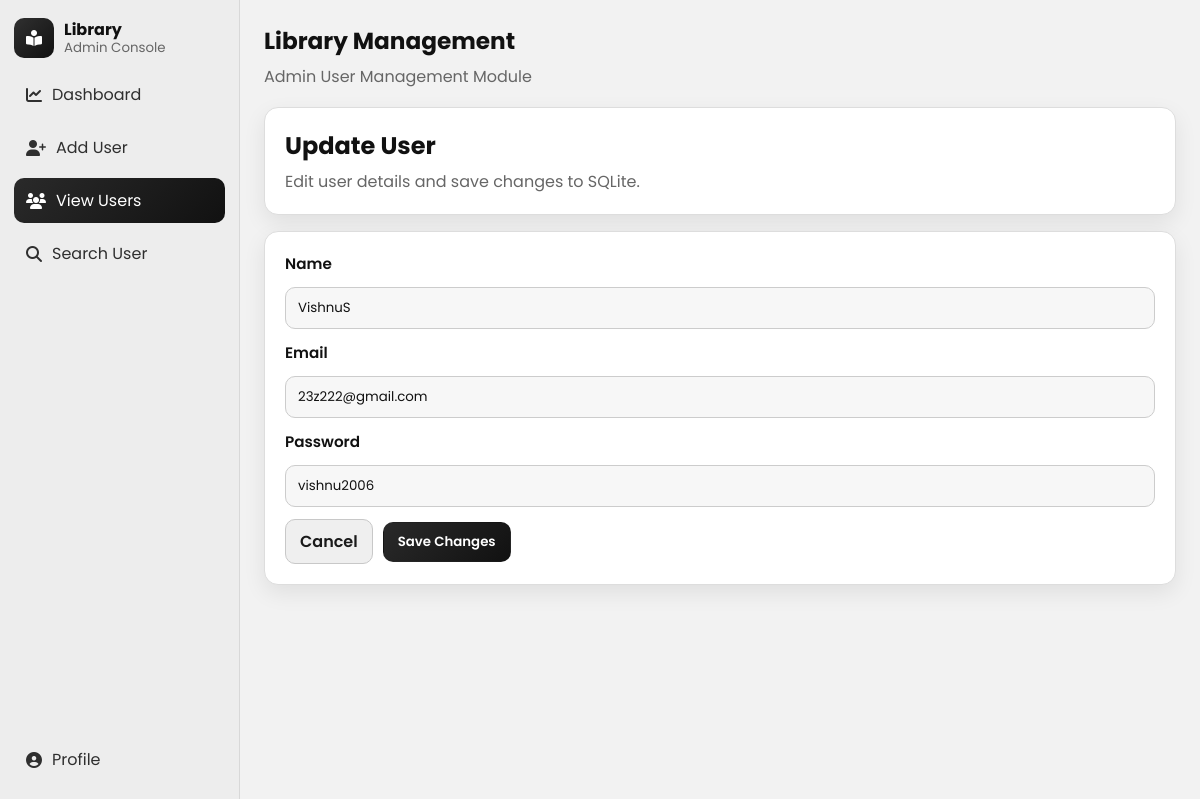
The app's page /users/13/edit with its own data.
### tables this page shows
CREATE TABLE users
                     (id INTEGER PRIMARY KEY AUTOINCREMENT,
                      name TEXT NOT NULL,
                      email TEXT NOT NULL,
                      phone TEXT, password TEXT NOT NULL DEFAULT '');

### app.py (the view, shortened to what this page needs)
@app.route("/users/<int:user_id>/edit", methods=["GET", "POST"])
def update_user(user_id):
    user = fetch_user(user_id)
    if not user:
        flash("User not found.", "warning")
        return redirect(url_for("view_users"))
    return render_template("update_user.html", user=user)

### app.py (called while the page is built)
def fetch_user(user_id):
    with get_connection() as conn:
        return conn.execute(
            "SELECT id, name, email, password FROM users WHERE id = ?",
            (user_id,),
        ).fetchone()

### database.py (called while the page is built)
def get_connection():
    conn = sqlite3.connect(DATABASE_PATH)
    conn.row_factory = sqlite3.Row
    return conn

### templates/update_user.html (shortened to what this page needs)
{% extends "base.html" %}
{% block content %}
<section class="page-heading">
    <h1>Update User</h1>
    <p>Edit user details and save changes to SQLite.</p>
</section>
<section class="form-card">
    <form method="post" class="user-form">
        <label for="name">Name</label>
        <input id="name" name="name" type="text" required value="{{ user.name }}">
        <label for="email">Email</label>
        <input id="email" name="email" type="email" required value="{{ user.email }}">
        <label for="password">Password</label>
        <input id="password" name="password" type="text" required value="{{ user.password }}">
        <div class="form-actions">
            <a class="btn btn-light" href="{{ url_for('view_users') }}">Cancel</a>
            <button class="btn btn-primary" type="submit">Save Changes</button>
        </div>
    </form>
</section>
{% endblock %}

### static/css/style.css (style rules this page uses)
:root { --bg: #f2f2f2; --surface: #ffffff; --surface-soft: #f7f7f7; --text: #111111; --muted: #666666; --line: #dddddd; --primary: #2a2a2a; --primary-dark: #1a1a1a; --danger: #2f2f2f; --danger-dark: #1f1f1f; --radius: 14px; --shadow: 0 8px 22px rgba(0, 0, 0, 0.08); }
* { box-sizing: border-box; }
body { margin: 0; font-family: "Poppins", sans-serif; color: var(--text); background: var(--bg); }
.hero, .page-heading, .form-card, .profile-card, .detail-card, .empty-state, .table-card { background: var(--surface); border: 1px solid var(--line); border-radius: var(--radius); box-shadow: var(--shadow); }
.hero, .page-heading, .form-card, .profile-card, .detail-card, .table-card { padding: 20px; }
.hero h1, .page-heading h1 { margin: 0 0 6px; font-size: clamp(1.2rem, 2vw, 1.7rem); }
.hero p, .page-heading p { margin: 0; color: var(--muted); }
.page-heading { margin-bottom: 16px; }
.toolbar-actions, .user-card-actions, .form-actions, .action-group { display: flex; align-items: center; gap: 10px; }
.user-form { display: flex; flex-direction: column; gap: 12px; }
.user-form label { font-weight: 600; font-size: 0.95rem; }
.user-form input { width: 100%; padding: 10px 12px; border: 1px solid #cccccc; border-radius: 10px; font-family: inherit; color: var(--text); background: var(--surface-soft); outline: none; }
.btn { border: 1px solid transparent; border-radius: 10px; padding: 9px 14px; font-family: inherit; font-weight: 600; cursor: pointer; text-decoration: none; display: inline-flex; align-items: center; justify-content: center; transition: background 0.2s ease, transform 0.2s ease; }
.btn-primary { color: #fff; background: linear-gradient(135deg, var(--primary), #111111); }
.btn-light { color: #1a1a1a; border-color: #c8c8c8; background: #efefef; }

### records on screen
users: name "VishnuS", email "23z222@gmail.com", password "vishnu2006"
